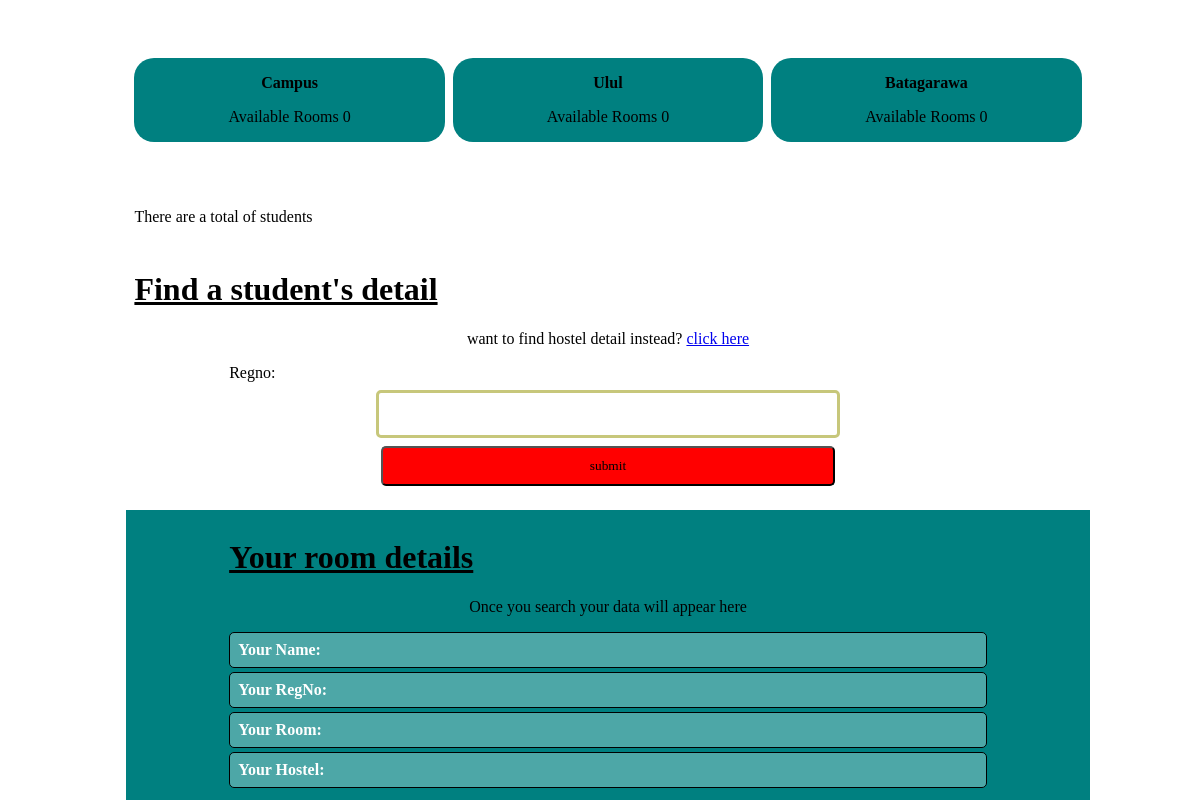
Page /about/ on the earlier database version.
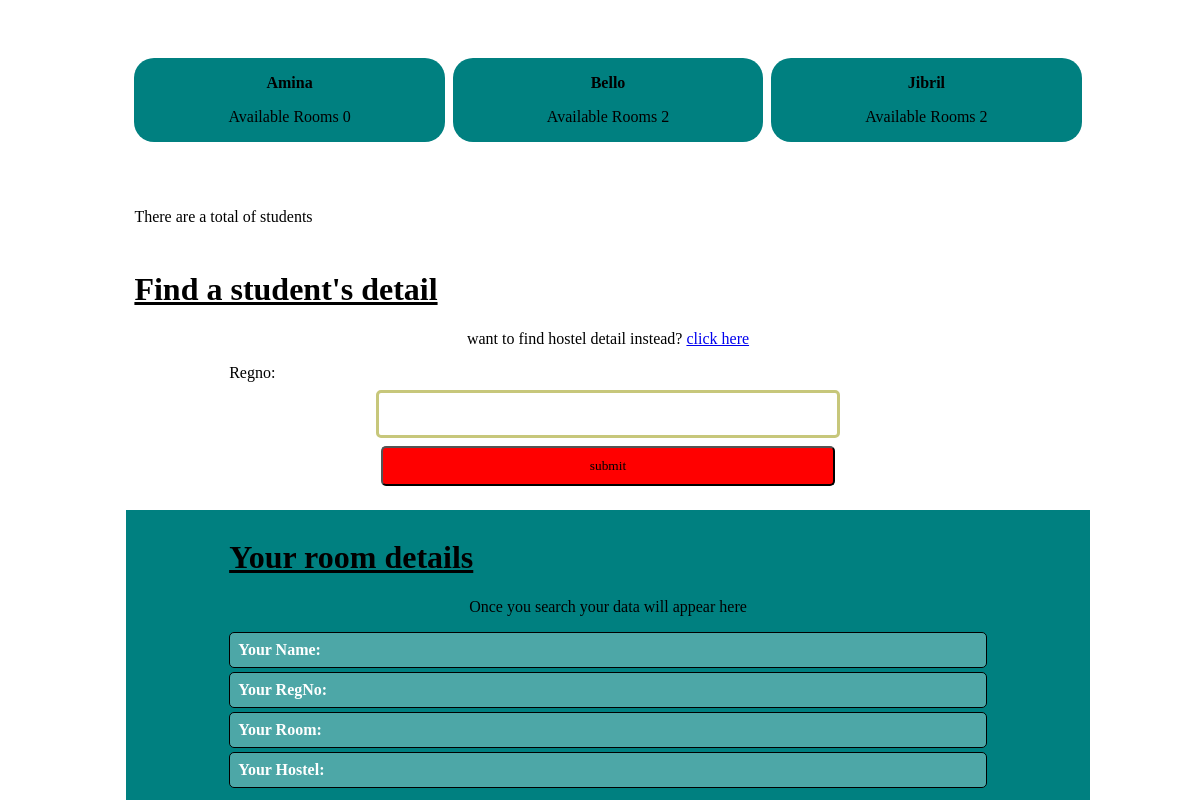
Same page on the later database version.
### app/models.py (models this page shows, shortened)
class Hostel(models.Model):
    hostel_id = models.IntegerField()
    name = models.TextField(default='')
    gender = models.CharField(max_length=1)
    rooms = models.IntegerField(default=0)
    room_size = models.IntegerField(default=0)
    roomBaseSize = models.IntegerField(default=0)

### app/views.py (the view, shortened to what this page needs)
# urls.py: path('about/', views.about, name='about'),      # Points to about function as about
def about(request):
    form = SearchForm
    context = {
        'hostel_list': hostel_list,
        'form':form
    }
    return render(request, 'blog/search.html', context)

### app/templates/blog/search.html (shortened to what this page needs)
{% extends "blog/base.html" %}
{% block content%}
    <div class="section col">
        {% for hostel in hostel_list %}
            <div class="card">
                <p> <b>{{ hostel.name }}</b> </p>
                <p> Available Rooms {{ hostel.rooms }}</br> </p>
            </div>
        {% endfor %}
    </div>
    <div class="section">
        There are a total of {{ numStudentsTotal }} students
    </div>
    <div class="section bg">
        <h1>Find a student's detail</h1>
        <p>want to find hostel detail instead? <a href="/hostelOccupancy/" target="" rel="noopener noreferrer">click here</a></p>
        <form action="" method="post">
            {{ form }}
            {% if form %}
                <input type="submit" value="submit">
            {% endif %}
        </form>
    </div>
    <div class="section teal">
        <div class="container">
                <h1>Your room details</h1>
                <p>Once you search your data will appear here</p>
                <div class="detail"> <b>Your Name:</b> {{ pullSearchName }} </div>
                <div class="detail"> <b>Your RegNo:</b> {{ pullSearchRegNo }} </div>
                <div class="detail"> <b>Your Room:</b> {{ pullSearchRoom }} </div>
                <div class="detail"> <b>Your Hostel:</b> {{ pullSearchHostel }} </div>
        </div>
    </div>
{% endblock content %}

### app/templates/blog/base.html (shortened to what this page needs)
<!DOCTYPE html>
<html lang="en">
<head>
    {% load static %}
    <link rel="stylesheet" href="{% static 'css/page.css' %}">
    <link rel="stylesheet" href="{% static 'css/forms.css' %}">
</head>
<body>
    <div class="container">
        {% block content %}{% endblock %}
    </div>
</body>
</html>

### app/static/css/page.css (style rules this page uses)
* { font-family: 'arvo'; }
h1,h2 { text-decoration: underline; }
p { text-align: center; }
.section { margin: 8px auto; padding: 8px; width: 100%; }
.container { margin: auto; width: 80%; }
.card { border-radius: 20px; background-color: teal; }
.col { display: grid; grid-gap: 8px; grid-template-columns: 3fr 3fr 3fr; margin: 50px auto; }
.teal { background-color: teal; }
.detail { color: White; background-color: rgba(255,255,255,.3); border-radius: 5px; border: 1px solid black; padding: 8px 8px 8px 8px; margin: 4px auto; }

### app/static/css/forms.css (style rules this page uses)
form { width: 80%; margin: auto; }
input, .block { display: block; height: 3em; width: 60%; margin: 8px auto; border-radius: 5px; }
input[type="text"], input[type="search"] { border: 3px solid rgb(199, 199, 123); }
input[type="submit"] { outline: none; padding: 8px; background-color: red; }

Differences in the rows shown:
changed Hostel: name "Campus" → "Amina"
changed Hostel: name "Ulul" → "Bello"; rooms "0" → "2"
changed Hostel: name "Batagarawa" → "Jibril"; rooms "0" → "2"
